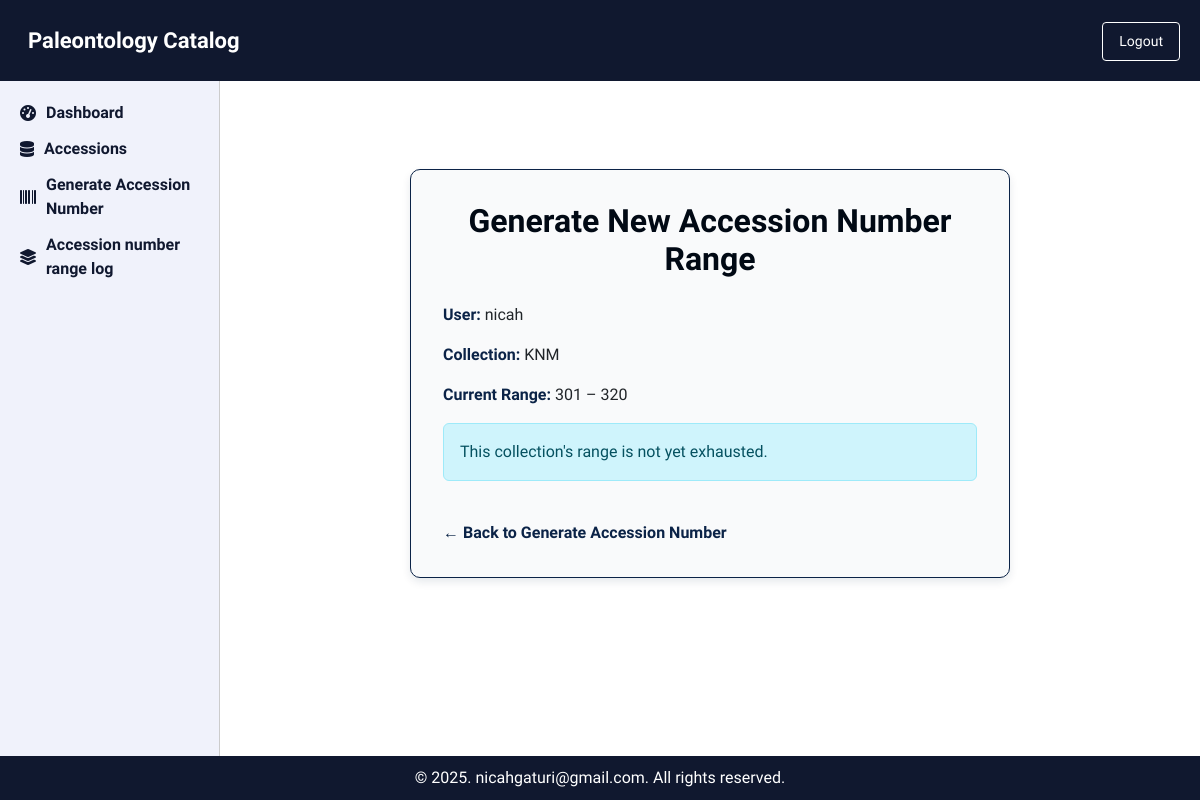
/collection/1/generate-range/ (signed in), run on an earlier commit of the app's database.
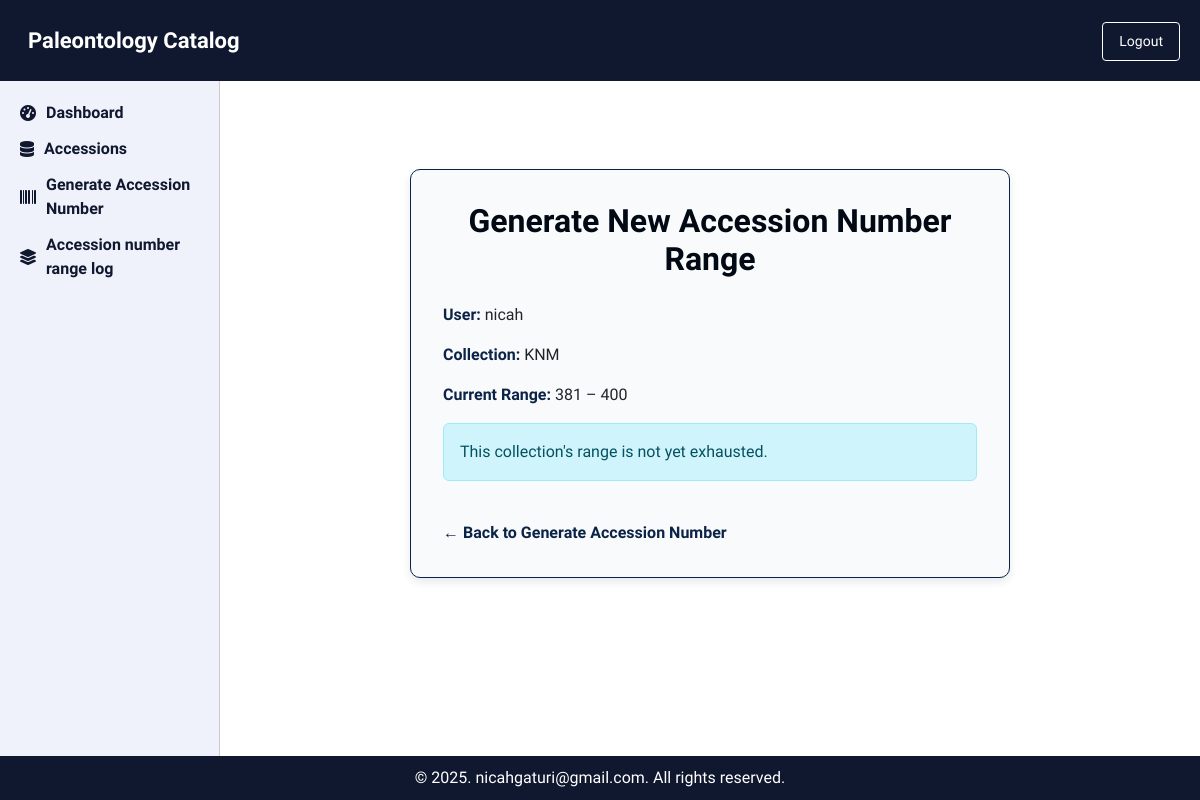
And on a later commit of the database.
### PaleoApp/models.py (models this page shows, shortened)
class Collection(models.Model):
    name = models.CharField(max_length=100)
    abbreviation = models.CharField(max_length=10, blank=True, null=True)
    start_range = models.PositiveIntegerField(null=True, blank=True)
    end_range = models.PositiveIntegerField(null=True, blank=True)

### PaleoApp/views.py (the view, shortened to what this page needs)
# urls.py: path('collection/<int:collection_id>/generate-range/', views.generate_new_range, name='generate_new_range'),
@login_required(login_url='login')
def generate_new_range(request, collection_id):
    collection = get_object_or_404(Collection, id=collection_id)
    last_used_number = AccessionNumber.objects.filter(collection=collection).aggregate(
        Max('number'))['number__max'] or (collection.start_range - 1)
    is_range_full = last_used_number >= collection.end_range
    return render(request, 'PaleoApp/generate_new_range.html', {
        'collection': collection,
        'is_range_full': is_range_full,
        'user': request.user
    })

### PaleoApp/templates/PaleoApp/generate_new_range.html
{% extends "base.html" %}
{% load static %}
{% block content %}
<div class="container-accession-range">
  <h2>Generate New Accession Number Range</h2>
  <p><strong>User:</strong> {{ user.username }}</p>
  <p><strong>Collection:</strong> {{ collection.name }}</p>
  <p><strong>Current Range:</strong> {{ collection.start_range }} – {{ collection.end_range }}</p>
  {% if is_range_full %}
      <form method="post">
          {% csrf_token %}
          <button type="submit" class="btn btn-primary">Generate New Range</button>
      </form>
  {% else %}
      <div class="alert alert-info">
          This collection's range is not yet exhausted.
      </div>
  {% endif %}
  <a href="{% url 'PaleoApp:generate_accession_number' %}" class="back-link">&larr; Back to Generate Accession Number</a>
</div>
{% endblock %}

What changed in the data, as far as the page shows it:
changed Collection "KNM": start_range "301" → "381"; end_range "320" → "400"
